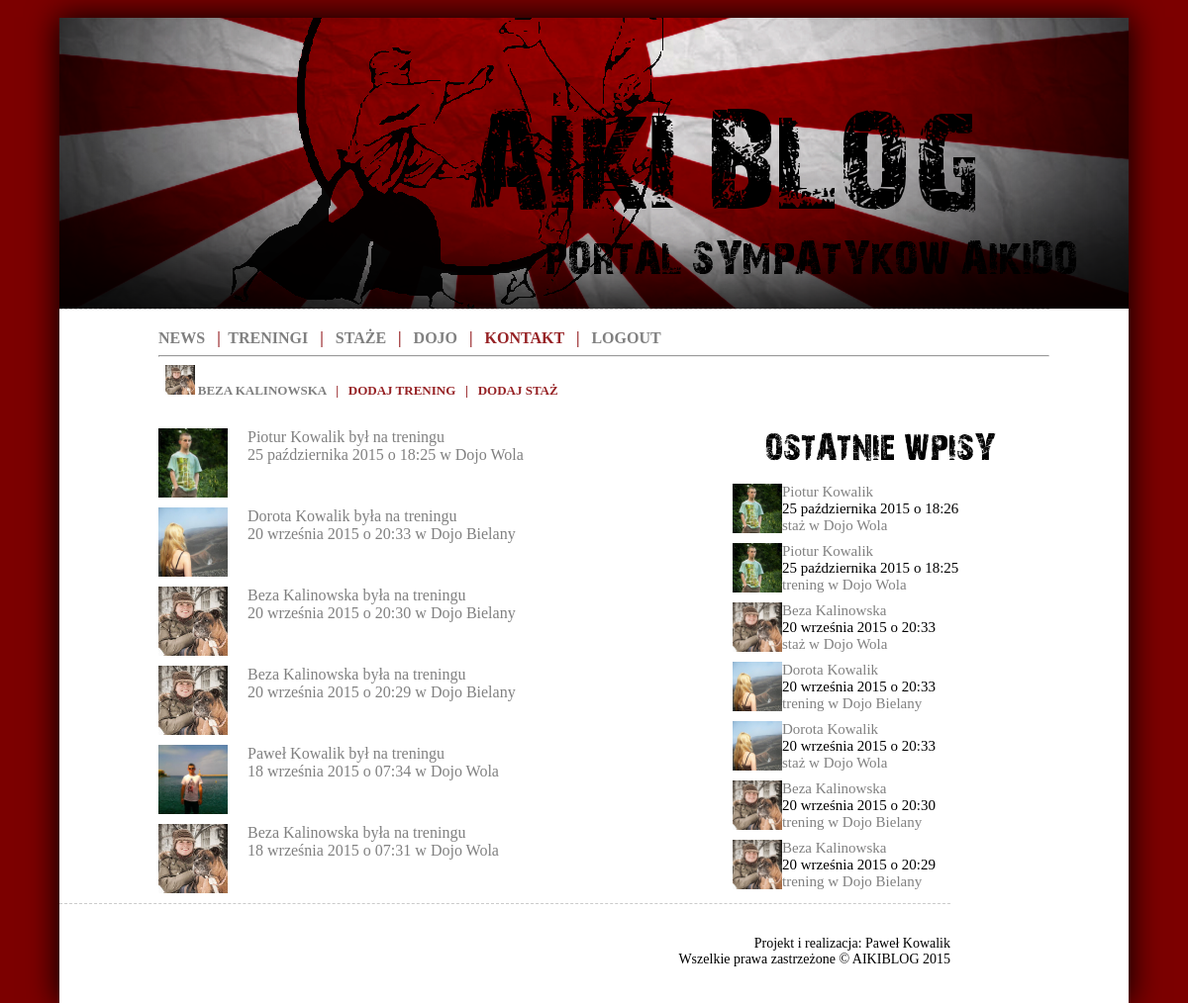
The page /trainings/ (signed in) on the database its author committed.
### aikiblog/models.py (models this page shows, shortened)
class User(AbstractUser):
    SEX = (
        ('K','Kobieta'),
        ('M','Mężczyzna'),
    )
    avatar = models.ImageField(upload_to='static/avatars/%Y/%m/%d', null=True, blank=True)
    start_year = models.IntegerField(null=True, blank=True, verbose_name='Trenuje od')
    about_text = models.TextField(null=True, blank=True, verbose_name='O mnie')
    sex = models.CharField(max_length=1, choices=SEX, verbose_name='Płeć')

class Training(models.Model):
    TYPE = (
        ('T','trening'),
        ('S','staż'),
    )
    user = models.ForeignKey(User, verbose_name='Ćwiczący')
    date = models.DateTimeField('Data treningu')
    place = models.ForeignKey(Dojo, verbose_name='Miejsce treningu')
    sensei = models.ForeignKey(Sensei, verbose_name='Sensei')
    slug = models.SlugField('Odnosnik', max_length=50)
    techniques = models.ManyToManyField(TechTren, verbose_name='Techniki')
    type = models.CharField(max_length=1, choices=TYPE, verbose_name='Typ')
    notes = models.TextField(verbose_name="Notatki")
    class Meta:
        verbose_name = "Trening"
        verbose_name_plural = "Treningi"

class Dojo(models.Model):
    name = models.CharField('Nazwa dojo', max_length=50)
    slug = models.SlugField('Odnosnik', max_length=50)
    start_year = models.IntegerField(verbose_name='Rok założenia')
    city = models.CharField('Miasto', max_length=50)
    adress = models.CharField('Adres', max_length=50)
    sensei = models.ForeignKey(Sensei, verbose_name='Sensei')
    image1 = models.ImageField(upload_to='static/dojo', verbose_name='Zdjęcie 1')
    image2 = models.ImageField(upload_to='static/dojo', null=True, blank=True, verbose_name='Zdjęcie 2')
    image3 = models.ImageField(upload_to='static/dojo', null=True, blank=True, verbose_name='Zdjęcie 3')
    story = models.TextField(null=True, blank=True, verbose_name='Historia')
    trainings = models.TextField(null=True, blank=True, verbose_name='Treningi')
    users = models.ManyToManyField(User, blank=True, verbose_name='Byli tutaj')
    class Meta:
        verbose_name = "Dojo"
        verbose_name_plural = "Dojo"
    def __unicode__(self):
        return self.name

### aikiblog/views.py (the view)
# urls.py: url(r'^trainings/?$', TrainingList.as_view(), name='training-list'),
class TrainingList(generic.ListView):
    model = Training
    paginate_by = 10
    context_object_name = 'training_list'
    queryset = Training.objects.filter(type="T").order_by('-date')
    def get_context_data(self, **kwargs):
        context = super(TrainingList, self).get_context_data(**kwargs)
        context['all_trainings'] = Training.objects.order_by('-date')[:7]
        return context

### aikiblog/templates/aikiblog/training_list.html (shortened to what this page needs)
﻿{% extends "base.html" %}
{% block content %}
{% for entry in training_list %}
    {% include "aikiblog/parts/training_list.html" %}
{% endfor  %}
{% endblock %}
{% block menuright %}
    {% include "aikiblog/parts/menuright.html" %}
{% endblock %}

### aikiblog/templates/base.html (shortened to what this page needs)
{% load staticfiles %}
<!DOCTYPE html PUBLIC "-//W3C//DTD HTML 4.01//EN">
<html><head>
  <link rel="stylesheet" type="text/css" href="{{ STATIC_URL }}style.css"  />
</head>
<body>
<div id="top">
	<div id="NAGLOWEK">&nbsp;</div>
        <div id="menu">
            <a href="{% url "news-list" %}">NEWS</a> &nbsp;
            |&nbsp; <a href="{% url "training-list" %}">TRENINGI</a> &nbsp;
            | &nbsp; <a href="{% url "stage-list" %}">STAŻE</a> &nbsp;
            | &nbsp; <a href="{% url "dojo-list" %}">DOJO</a> &nbsp;
            | &nbsp; KONTAKT &nbsp;
            {% if not request.user.is_authenticated %}
                | &nbsp; <a href="{% url 'auth_login' %}">LOGIN</a> &nbsp;
                | &nbsp; <a href="{% url 'registration_register' %}">REJESTRACJA</a> &nbsp;
            {% else %}
                | &nbsp; <a href="{% url 'auth_logout' %}?next=/">LOGOUT </a>&nbsp;<hr>
                <font size = 2px> &nbsp; <a href="{% url "user-detail" request.user.id %}"><img src="{{ STATIC_URL|cut:'static/' }}{{ request.user.avatar }}" height=30 alt="" class="center" /> {{ request.user.first_name|upper }} {{ request.user.last_name|upper }}</a> &nbsp;
                | &nbsp; DODAJ TRENING &nbsp;
                | &nbsp; DODAJ STAŻ &nbsp;</font>
            {% endif %}
            </div>
        <div id="container">
            <div id="main">
            {% block content %}
	        {% endblock %}
        </div>
                {% block menuright %}
                {% endblock %}
        </div>
        <div id="footer">
            <br><br>
            Projekt i realizacja: Paweł Kowalik<br> Wszelkie prawa zastrzeżone © AIKIBLOG 2015
        </div>
</div>
</body></html>

### aikiblog/templates/aikiblog/parts/training_list.html (shortened to what this page needs)
    <div id="post">
    <div id="post_avatar"><a href="{% url "user-detail" entry.user.id %}"><img src="{{ STATIC_URL|cut:'static/' }}{{ entry.user.avatar }}" height=70 alt="" class="center" /></a></div>
        <div id="post_head"><a href="{% url "user-detail" entry.user.id %}">{{ entry.user.first_name }} {{ entry.user.last_name }}</a>
            {% ifequal entry.user.sex "M" %}
            był
            {% endifequal %}
            {% ifequal entry.user.sex "K" %}
            była
            {% endifequal %}
            na
            {% ifequal entry.type "T" %}
            treningu
            {% endifequal %}
            <br> <a href="{% url "training-detail" entry.slug %}"> {{ entry.date|date:"d E Y" }} o {{ entry.date|date:"H:i" }} w {{ entry.place }}</a></div>
        <div id="post_body">
        </div>
</div>

### aikiblog/templates/aikiblog/parts/menuright.html
<div id="menuright">
        <div id="menuright_logo">
        </div>
        <br>
        {% for entry in all_trainings %}
        <div id="menuright_post">
            <div id="menuright_avatar">
                <a href="{% url "user-detail" entry.user.id %}"><img src="{{ STATIC_URL|cut:'static/' }}{{ entry.user.avatar }}" height=50/></a>
            </div>
            <div id="menuright_head">
                <a href="{% url "user-detail" entry.user.id %}">{{ entry.user.first_name }} {{ entry.user.last_name }}</a><br>
                {{ entry.date|date:"d E Y" }} o {{ entry.date|date:"H:i" }}<br>
                <a href="{% url "training-detail" entry.slug %}">
                {% ifequal entry.type "T" %}
                trening
                {% endifequal %}
                {% ifequal entry.type "S" %}
                staż
                {% endifequal %}
                w {{ entry.place }}</a>
            </div>
        </div>
        {% endfor %}
        <br>
    </div>

### static/style.css (style rules this page uses)
html, body { background-image:url(images/bg.png); background-color: #eeeeee; color: #000; margin: 0; padding: 0; text-align: center; text-shadow: 1px 1px 0px white; }
a:link { color: #808080; text-decoration: none; background-color: transparent; }
#top { width: 1080px; margin-left: auto; margin-right: auto; padding-left: 0px; padding-right: 0px; text-align: center; background-color: #ffffff; box-shadow: 0 0 30px 1px black; }
#NAGLOWEK { background-image:url(images/logo03.png); width: 1080px; height: 294px; background-color: #eeeeee; clear:both; }
#menu { width: 900px; height: 100px; text-align: left; text-decoration:none; font-weight: bold; font-family: Trebuchet MS; color: #962225; padding-top: 20px; padding-left: 100px; border-top: 1px dashed #CBCBCB; clear:both; }
#main { width: 560px; height:auto; float: left; padding-right: 20px; padding-left: 100px; text-align: justify; color: #808080; }
#menuright { width: 300px; float: right; height:auto; padding-right: 100px; }
#menuright_logo { background-image:url(images/recent_training.png); width: 300px; height: 40px; }
#menuright_post { height: 60px; float: left; }
#menuright_avatar { height: 50px; width: 50px; float: left; }
#menuright_head { width: 250px; float: right; font: 15px Verdana; text-align: left; }
#container { width: auto; height: auto; padding-top: 0px; font: 14px Verdana; }
#post { width: auto; }
#post_avatar { height: 70px; width: 70px; float: left; }
#post_head { width: 470px; float: right; font: 16px Verdana; }
#post_body { padding-top: 80px; }
#footer { font: 14px Verdana; clear:both; background-color:#ffffff; width: 900px; height: 100px; text-align: right; border-top: 1px dashed #CBCBCB; }

### rows shown on the page
User: user.avatar (picture), user.first_name "BEZA", user.last_name "KALINOWSKA"
Training: user.avatar (picture), user.first_name "Piotur", user.last_name "Kowalik", date "25 października 2015", date "18:25", place "Dojo Wola"
Training: user.avatar (picture), user.first_name "Dorota", user.last_name "Kowalik", date "20 września 2015", date "20:33", place "Dojo Bielany"
Training: user.avatar (picture), user.first_name "Beza", user.last_name "Kalinowska", date "20 września 2015", date "20:30", place "Dojo Bielany"
Training: user.avatar (picture), user.first_name "Beza", user.last_name "Kalinowska", date "20 września 2015", date "20:29", place "Dojo Bielany"
Training: user.avatar (picture), user.first_name "Paweł", user.last_name "Kowalik", date "18 września 2015", date "07:34", place "Dojo Wola"
Training: user.avatar (picture), user.first_name "Beza", user.last_name "Kalinowska", date "18 września 2015", date "07:31", place "Dojo Wola"
Training: user.avatar (picture), user.first_name "Piotur", user.last_name "Kowalik", date "25 października 2015", date "18:26", place "Dojo Wola"
Training: user.avatar (picture), user.first_name "Beza", user.last_name "Kalinowska", date "20 września 2015", date "20:33", place "Dojo Wola"
Training: user.avatar (picture), user.first_name "Dorota", user.last_name "Kowalik", date "20 września 2015", date "20:33", place "Dojo Wola"
